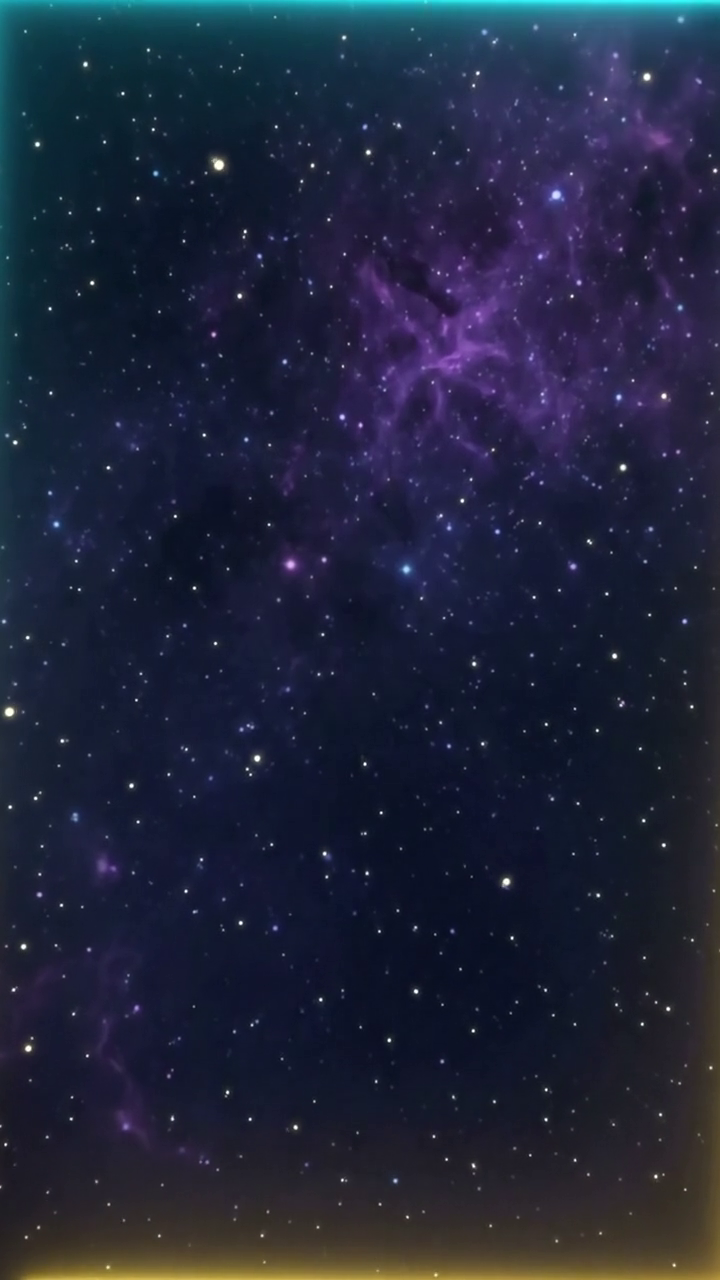
#> input picture frame 15 of arkaplangalaksi.mp4, 720 x 1280 px
$ python analyze-loop2.py
#> lines starting #> are read from the running program, lines starting #| are printed output that depends on the picture
import cv2
import numpy as np
from pathlib import Path

path = Path(r"C:\Users\D4RKD4Y\Desktop\DLLWORLD\arkaplangalaksi.mp4")
cap = cv2.VideoCapture(str(path))
fps = cap.get(cv2.CAP_PROP_FPS) or 24
frames = []
while True:
    ok, frame = cap.read()
#> frame is the input picture: shape (1280, 720, 3); mean B, G, R 57.7, 36.6, 31.5
    if not ok:
        break
    small = cv2.resize(frame, (180, 320), interpolation=cv2.INTER_AREA)
    gray = cv2.cvtColor(small, cv2.COLOR_BGR2GRAY).astype(np.float32)
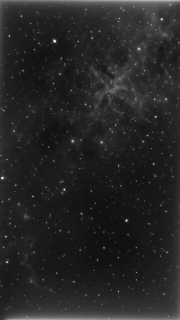
#> gray: shape (320, 180) float32; min 15, max 251, mean 37.4
    frames.append(gray)
cap.release()
n = len(frames)

# Exhaustive search for best loop segment length >= 2.5s
best = None
results = []
for start in range(0, n - int(2.5 * fps)):
    ref = np.mean(np.stack(frames[start : start + 2], axis=0), axis=0)
    for end in range(start + int(2.0 * fps), min(n, start + int(5.5 * fps))):
        diff = float(np.mean(np.abs(frames[end] - ref)))
        motion = float(np.mean([np.mean(np.abs(frames[i] - frames[i - 1])) for i in range(start + 1, end + 1)]))
        score = diff + motion * 0.35
        results.append((score, diff, motion, start, end))
        if best is None or score < best[0]:
            best = (score, diff, motion, start, end)

results.sort(key=lambda x: x[0])
print("Top 8 loop candidates:")
for row in results[:8]:
    score, diff, motion, start, end = row
    print(
        f"  start={start/fps:.3f}s end={end/fps:.3f}s len={(end-start)/fps:.3f}s "
        f"diff={diff:.3f} motion={motion:.3f} score={score:.3f}"
    )

score, diff, motion, start, end = best
print("\nBEST:")
print(f"LOOP_IN={start/fps:.4f}")
print(f"LOOP_OUT={end/fps:.4f}")
print(f"LOOP_LEN={(end-start)/fps:.4f}")
print(f"end_vs_start_diff={diff:.4f}")

# Crossfade need: compare consecutive diffs around seam
seam_diff = diff
# Also check frame end vs start+1
seam_diff2 = float(np.mean(np.abs(frames[end] - frames[start + 1])))
print(f"end_vs_start+1_diff={seam_diff2:.4f}")

# Find minimal crossfade duration where intermediate frames help
for cf_frames in [2, 3, 4, 5, 6, 8]:
    if end + 1 >= n or start < cf_frames:
        continue
    # simulate blend of last cf frames with first cf frames
    errs = []
    for k in range(cf_frames):
        a = frames[end - cf_frames + 1 + k]
        b = frames[start + k]
        errs.append(float(np.mean(np.abs(a - b))))
    print(f"cf={cf_frames} avg_err={np.mean(errs):.3f} max_err={max(errs):.3f}")

# Save seam comparison images
out = Path(r"C:\Users\D4RKD4Y\Desktop\DLLWORLD\tools\loop-analysis")
cap = cv2.VideoCapture(str(path))
for label, fi in [
    ("loop_in", start),
    ("loop_in1", start + 1),
    ("loop_out", end),
    ("loop_out-1", end - 1),
]:
    cap.set(cv2.CAP_PROP_POS_FRAMES, fi)
    ok, fr = cap.read()
    if ok:
        cv2.imwrite(str(out / f"{label}.jpg"), fr)
cap.release()

# Write JSON manifest for JS
manifest = {
    "fps": fps,
    "frames": n,
    "duration": n / fps,
    "loopInSec": round(start / fps, 4),
    "loopOutSec": round(end / fps, 4),
    "loopInFrame": start,
    "loopOutFrame": end,
    "seamDiff": round(diff, 4),
    "crossfadeSec": 0.12,
}
import json

(out / "loop-manifest.json").write_text(json.dumps(manifest, indent=2), encoding="utf-8")
print("\nmanifest:", json.dumps(manifest))

$ run again, starting later in the video
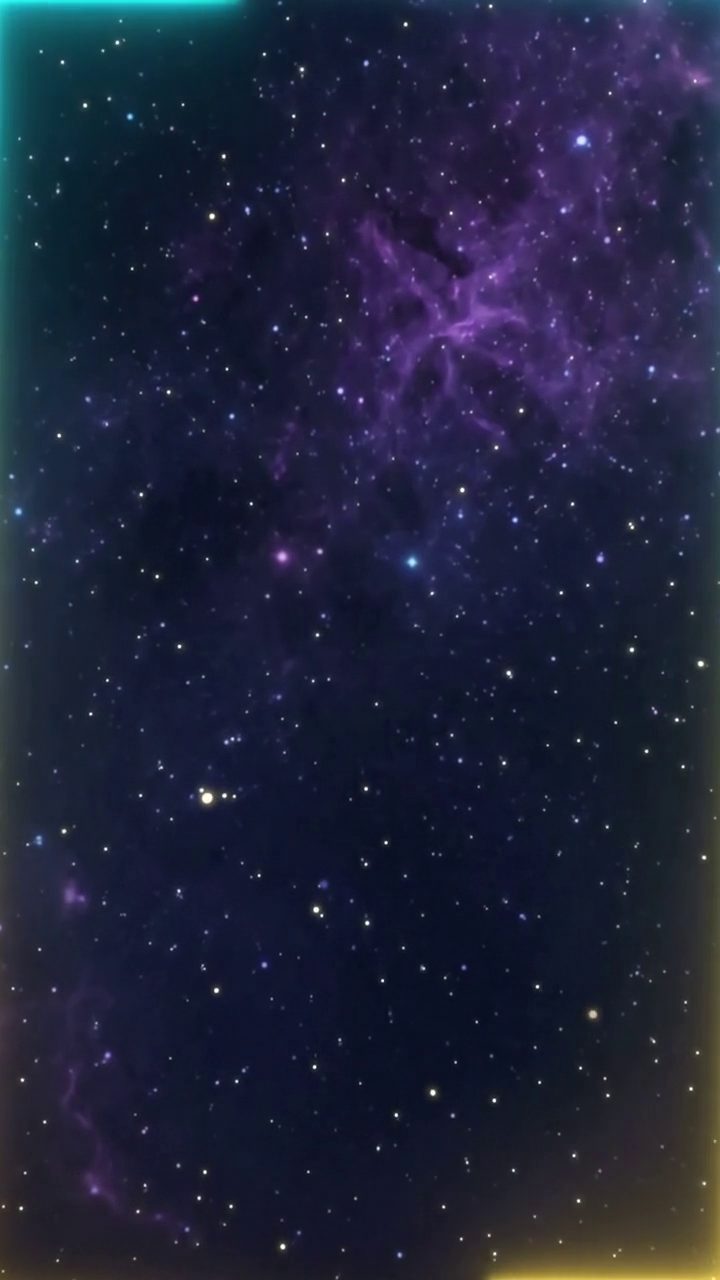
#> input picture frame 68 of arkaplangalaksi.mp4, 720 x 1280 px
#> frame is the input picture: shape (1280, 720, 3); mean B, G, R 58, 35.3, 31.1
#> `gray = cv2.cvtColor(small, cv2.COLOR_BGR2GRAY).astype(np.float32)`:
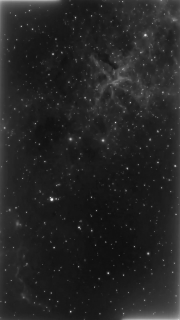
#> gray: shape (320, 180) float32; min 15, max 252, mean 36.6

$ run again, starting later in the video
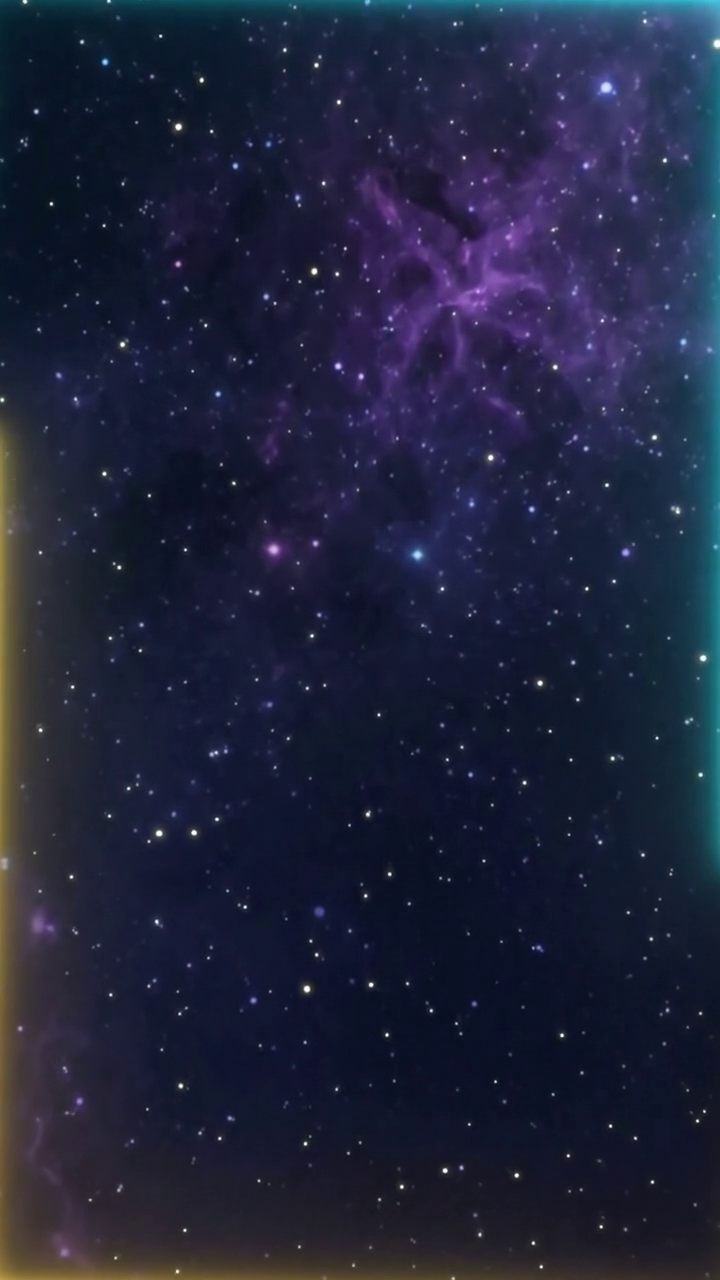
#> input picture frame 121 of arkaplangalaksi.mp4, 720 x 1280 px
#> frame is the input picture: shape (1280, 720, 3); mean B, G, R 58.7, 35.5, 31.2
#> `gray = cv2.cvtColor(small, cv2.COLOR_BGR2GRAY).astype(np.float32)`:
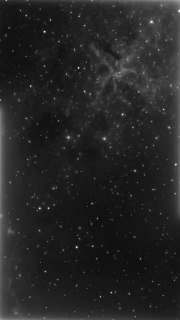
#> gray: shape (320, 180) float32; min 15, max 241, mean 36.8
